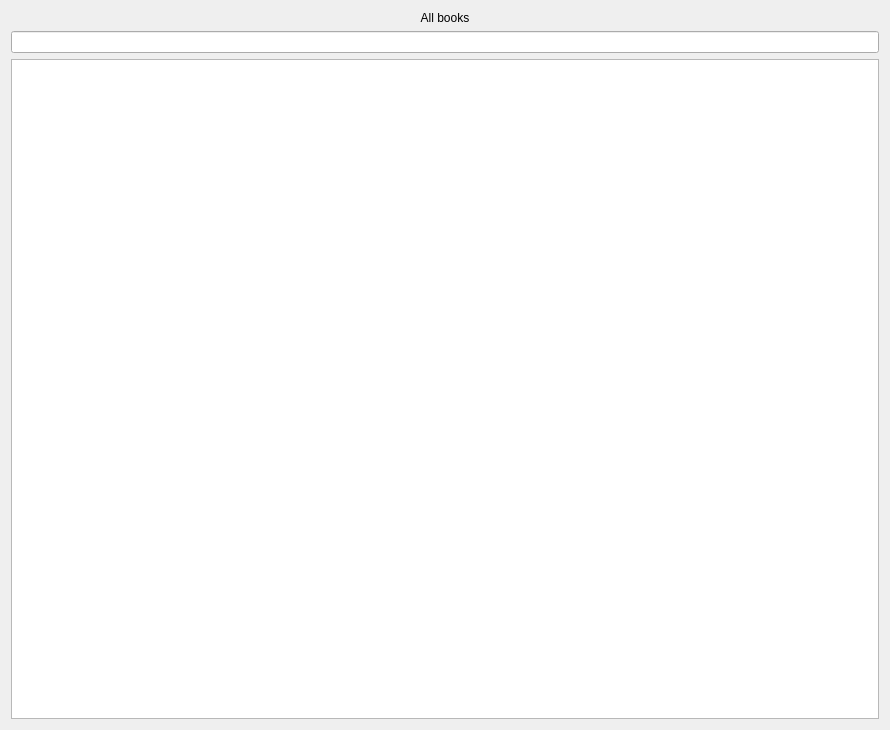
<?xml version="1.0" encoding="UTF-8"?>
<ui version="4.0">
 <class>allBooks_window</class>
 <widget class="QWidget" name="allBooks_window">
  <property name="geometry">
   <rect>
    <x>0</x>
    <y>0</y>
    <width>890</width>
    <height>730</height>
   </rect>
  </property>
  <property name="windowTitle">
   <string>Form</string>
  </property>
  <layout class="QVBoxLayout" name="verticalLayout">
   <item>
    <widget class="QLabel" name="label">
     <property name="text">
      <string>All books</string>
     </property>
     <property name="alignment">
      <set>Qt::AlignCenter</set>
     </property>
    </widget>
   </item>
   <item>
    <layout class="QHBoxLayout" name="horizontalLayout">
     <item>
      <widget class="QLineEdit" name="lineEdit"/>
     </item>
    </layout>
   </item>
   <item>
    <widget class="QTableView" name="tableView">
     <property name="editTriggers">
      <set>QAbstractItemView::NoEditTriggers</set>
     </property>
     <property name="selectionBehavior">
      <enum>QAbstractItemView::SelectRows</enum>
     </property>
    </widget>
   </item>
  </layout>
 </widget>
 <resources/>
 <connections/>
</ui>
